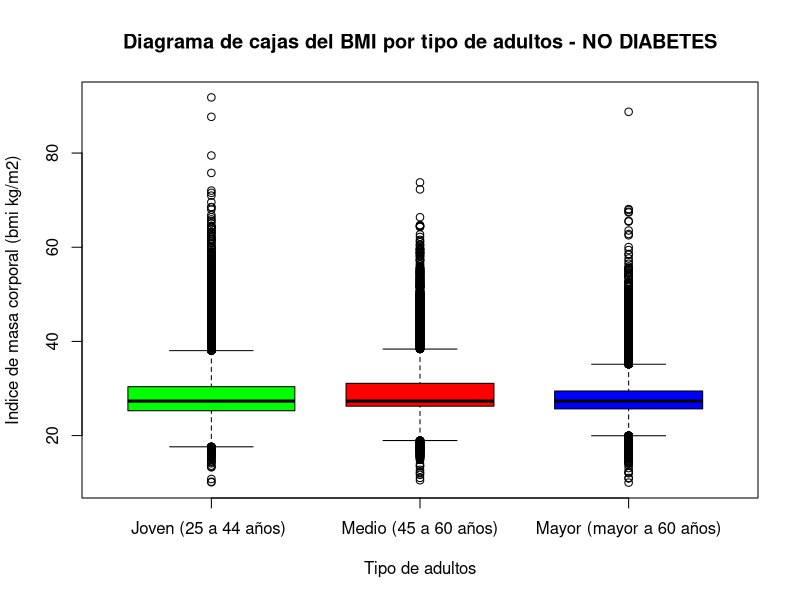
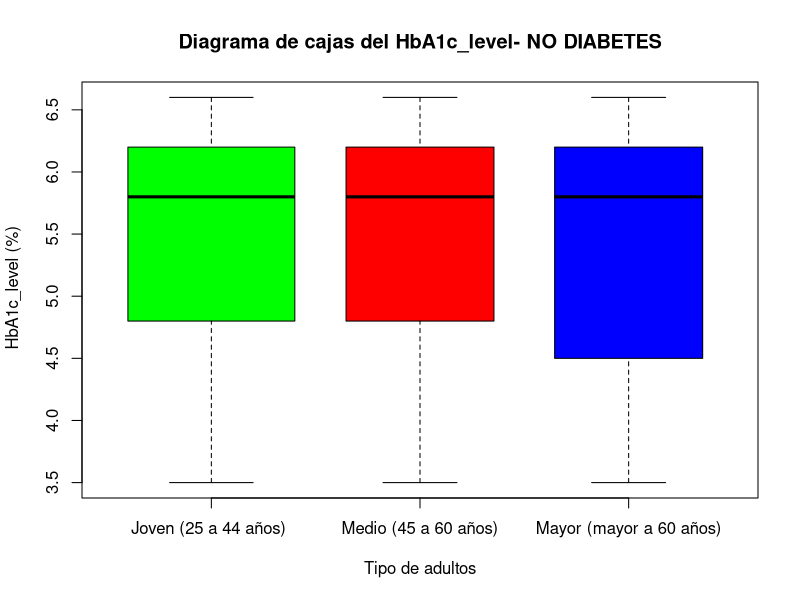
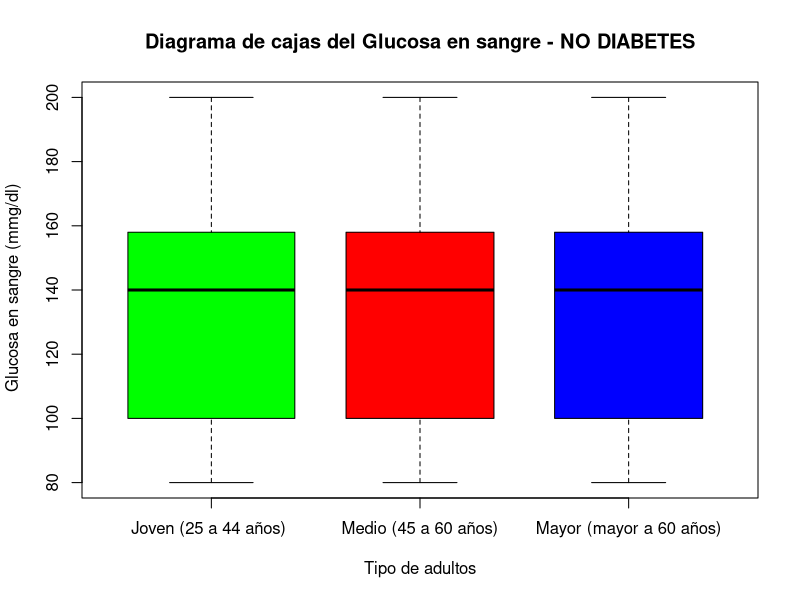

R code for these plots, in order:
## ---- chunk 1
knitr::opts_chunk$set(echo = TRUE)
## ---- chunk 2
knitr::include_graphics("G:/Mi unidad/REPO/Adelmo/AdemoOchoaNolasco.github.io/tipo_variable.png", error = FALSE)
## ---- chunk 3
#1.CARGAR LIBRERIAS PARA EL ANALISIS DESCRIPTIVO
library(dplyr)
library(tidyverse)
library(ggplot2)
library(gridExtra)
library(tibble)
#2. Establecer el directorio de trabajo local
getwd() #Consultar el directorio de trabajo actual 
setwd("G:/Mi unidad/REPO/Adelmo/AdemoOchoaNolasco.github.io")  # Establecer el entorno de trabajo

#3. Cargar datos 

data_diabetes<-read.csv('./diabetes_prediction_dataset.csv', encoding = 'UTF-8', sep = ';')
head(data_diabetes)
str(data_diabetes)
summary(data_diabetes)
## ---- chunk 4
#4. Fitrado - creacion subset de interes

## ADULTO JOVEN 25 A 44 años
## ADULTO MADURO-MEDIO 45 a 59 años
## ADULTO MAYOR 60 a más
diabetes_25_44 <- data_diabetes %>% filter(age >=25) %>% filter(age <=44) %>% mutate(TIPO_ADULTO ="1")
summary(diabetes_25_44)

diabetes_45_59 <- data_diabetes %>% filter(age >=45) %>% filter(age <=59) %>% mutate(TIPO_ADULTO ="2")
summary(diabetes_45_59)

diabetes_60 <- data_diabetes %>% filter(age >=60) %>% mutate(TIPO_ADULTO ="3")
summary(diabetes_60)

diabetes_Grupoadultos <- bind_rows(diabetes_25_44,diabetes_45_59,diabetes_60)
str(diabetes_Grupoadultos)

diabetes_Grupoadultos_SI <-diabetes_Grupoadultos %>% filter(diabetes =="1") 
summary(diabetes_Grupoadultos_SI)

diabetes_Grupoadultos_NO <-diabetes_Grupoadultos %>% filter(diabetes =="0") 
summary(diabetes_Grupoadultos_NO)
## ---- chunk 5
########################################################################
##### diabetes_Grupoadultos_NO
########################################################################
## Analizando la variable  bmi  - Body mass index 
# Boxplot.

boxplot(bmi ~ TIPO_ADULTO, data = diabetes_Grupoadultos_NO, 
        xlab = "Tipo de adultos",
        ylab = "Indice de masa corporal (bmi kg/m2)", 
        main = "Diagrama de cajas del BMI por tipo de adultos - NO DIABETES",
        notch = FALSE, 
        varwidth = TRUE, 
        col = c("green","red", "blue"),
        names = c("Joven (25 a 44 años) ",
                  "Medio (45 a 60 años)",
                  "Mayor (mayor a 60 años)"))

## Analizando la variable  HbA1c_level  - Hemoglobina glicosidica
# Boxplot.
boxplot(HbA1c_level ~ TIPO_ADULTO, data = diabetes_Grupoadultos_NO, 
        xlab = "Tipo de adultos",
        ylab = " HbA1c_level (%)", 
        main = "Diagrama de cajas del HbA1c_level- NO DIABETES",
        notch = FALSE, 
        varwidth = TRUE, 
        col = c("green","red", "blue"),
        names = c("Joven (25 a 44 años) ",
                  "Medio (45 a 60 años)",
                  "Mayor (mayor a 60 años)"))

## Analizando la variable   Glucosa en sangre
# Boxplot.
boxplot(blood_glucose_level ~ TIPO_ADULTO , data = diabetes_Grupoadultos_NO, 
            xlab = "Tipo de adultos",
            ylab = " Glucosa en sangre (mmg/dl)", 
            main = "Diagrama de cajas del Glucosa en sangre - NO DIABETES",
            notch = FALSE, 
            varwidth = TRUE, 
            col = c("green","red", "blue"),
            names = c("Joven (25 a 44 años) ",
                      "Medio (45 a 60 años)",
                      "Mayor (mayor a 60 años)"))
